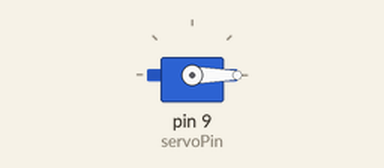
Recording of a sketch running on a simulated Arduino Uno, built with avr-gcc and run on an emulated ATmega328P. On the bench: servo. What the sketch prints to the serial monitor is not drawn.

Above: at 0.15 s.
Timing chart, 0 to 3.1 s (numbered marks = the images above):
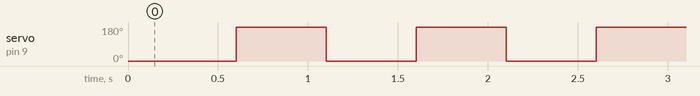

The sketch:

Servo_Motor_with_an_Arduino_Code1.ino
```cpp
/*
   Servo Motor Control with an Arduino
   For more details, visit: https://techzeero.com/arduino-tutorials/servo-motor-with-an-arduino/
*/

#include "Servo.h"

#define servoPin  9  //Pin Defined

const int StartPosition = 0;    //Starting position
const int EndPosition = 180;  //Position when event is detected

Servo myservo;  //Object Initialized

void setup()
{
    Serial.begin(9600);
    Serial.println("start");
    myservo.attach(servoPin);
    myservo.write(StartPosition);
    delay(100);
}

void loop()
{
    myservo.write(StartPosition);
    delay(500);
    myservo.write(EndPosition);
    delay(500);
}
```

Measured:
- by itself, servo on pin 9 (servoPin): alternates 180° for 0.50 s and 0° for 0.50 s
